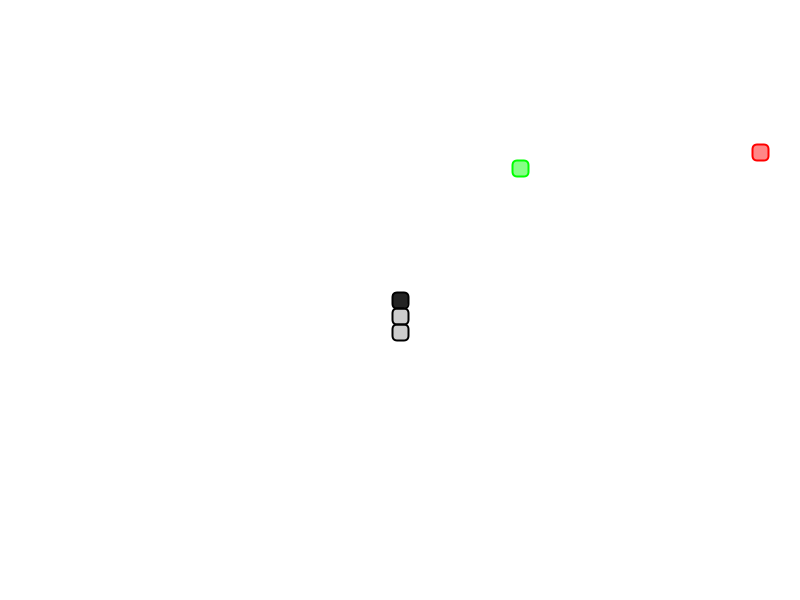
Frame 1 (no input)
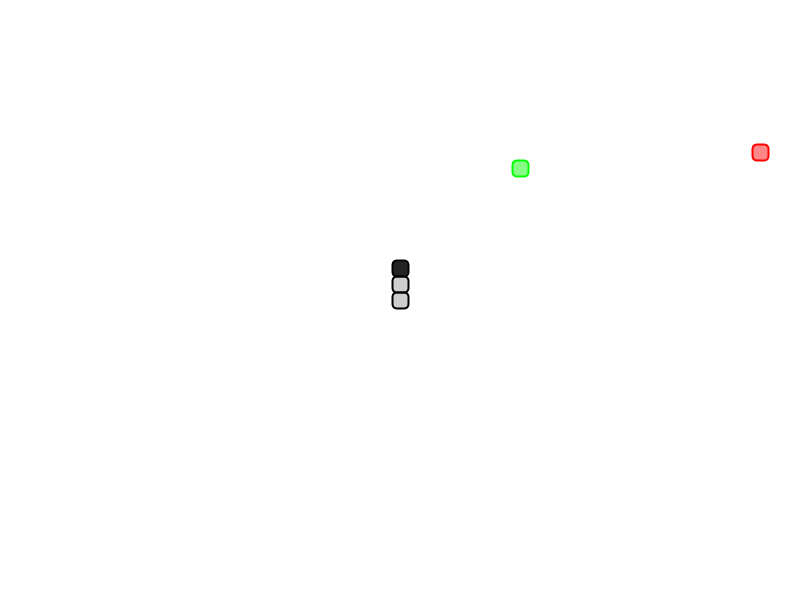
Frame 60 (the mouse pressed at the canvas centre just before this capture)
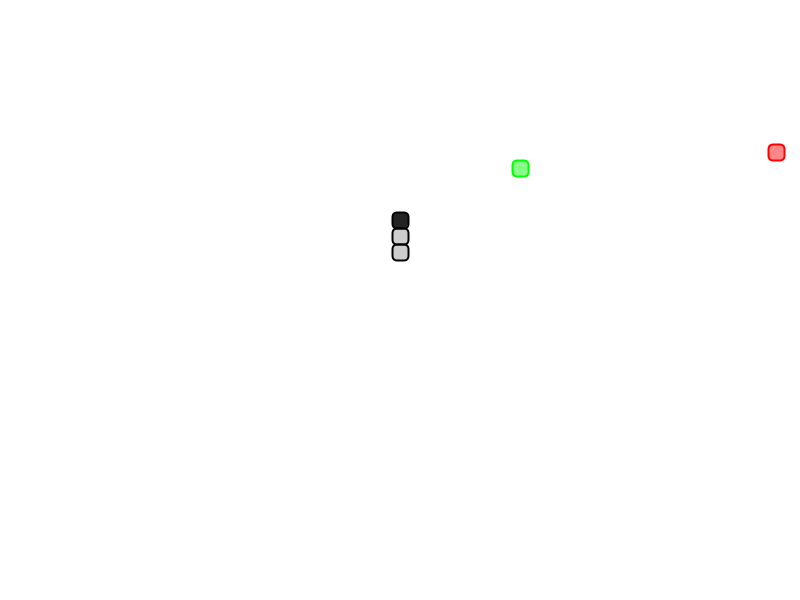
Frame 120 (the mouse held since frame 60 and released just before this capture)

The Processing sketch that drew these frames (run headless with seeded random() and noise(); from frame 60 on, the mouse is pressed at the canvas centre):

// Processing sketch: processing_174124
// ── processing_174124.pde

int timeInterval = 20;
int sizeHor = 50;
int sizeVert = 40;
int timer;
int[] wormX, wormY;
int wormSize = 16;
int xVel, yVel;
int wormLength = 3;
int state;
int expandSquareX, expandSquareY;
int spiderX, spiderY;
int spiderVelX, spiderVelY;
//int wid_, hei_;



void setup(){
  timer = 0;
  wormX = new int[wormLength];
  wormY = new int[wormLength];
  timeInterval = 20;
  //wid_ = ;
  //hei_ = ;
  //size(wormSize * (sizeHor + 1), wormSize * (sizeVert + 1));
  size(800, 600);
  state = 3;
  //score = 0;
  
  for(int i = 0; i < wormLength; i++){
    wormX[i] = width/2;
    wormY[i] = height/2 + i * wormSize;
  }
  createExpandSquare();
  createSpider();
  
  xVel = 0;
  yVel = -1;
  
}

void draw(){
  background(255);
  fill(0);
  wormDisplay();
  expandSquareDisplay();
  spiderDisplay();
  onTimer();
}

void wormDisplay(){
  rectMode(CENTER);
  stroke(0);
  strokeWeight(2);
  fill(0, 220);
  rect(wormX[0], wormY[0], wormSize, wormSize, wormSize/3);
  fill(0, 50);
  for(int i = 1; i < wormX.length; i++){
    rect(wormX[i], wormY[i], wormSize, wormSize, wormSize/3);
  }
}

void expandSquareDisplay(){
  stroke(0, 255, 0);
  strokeWeight(2);
  fill(0, 255, 0, 120);
  rect(expandSquareX, expandSquareY, wormSize, wormSize, wormSize/3);
}

void spiderDisplay(){
  stroke(255, 0, 0);
  strokeWeight(2);
  fill(255, 0, 0, 120);
  rect(spiderX, spiderY, wormSize, wormSize, wormSize/3);
}

void onTimer(){
    timer++;
    timer %= 4 * timeInterval;
    if(checkCollision()){
      state = 0;
    }
    if((timer % timeInterval == 0) && state != 0){
      if(expandHit()){
      //println(wormY[0] + " " + expandSquareY);
      createExpandSquare();
      expandSnake();
      if(wormX.length % 5 == 0){
        speedUp(0.9);
      }
      }
      if(spiderHeadCollision()){
        spiderEat();
        speedUp(0.7);
        createSpider();
      }
      for(int i = wormX.length - 1; i > 0; i--){
        wormX[i] = wormX[i-1];
        wormY[i] = wormY[i-1];
      }
      wormX[0] += wormSize * xVel;
      wormX[0] = mod(wormX[0], width);
      wormY[0] += wormSize * yVel;
      wormY[0] = mod(wormY[0], height);
    }
    if(timer == 0){
      spiderX += wormSize * spiderVelX;
      spiderX = mod(spiderX, width);
      spiderY = mod(spiderY, height);
      spiderY += wormSize * spiderVelY;
      spiderVelX = int(random(-2, 2));
      spiderVelY = int(random(-2, 2));
    }
}

void keyPressed(){
  if(key == 'w'){
    yVel = -1;
    xVel = 0;
  }
  if(key == 's'){
    yVel = 1;
    xVel = 0;
  }
  if(key == 'a'){
    xVel = -1;
    yVel = 0;
  }
  if(key == 'd'){
    xVel = 1;
    yVel = 0;
  }
}

int mod(int a, int b){
  return a > 0 ? a % b : a % b + b;
}

boolean checkCollision(){
  boolean answer = false;
  for(int i = 1; i < wormX.length; i++){
    if(wormX[0] == wormX[i] && wormY[0] == wormY[i] 
            || spiderX == wormX[i] && spiderY == wormY[i]){
 // if(spiderX == wormX[i] && spiderY == wormY[i]){
      answer = true;
    }
  }
  return answer;
}

boolean spiderHeadCollision(){
  return (spiderX == wormX[0] && spiderY == wormY[0] || spiderX == wormX[1] && spiderY == wormY[1] );
}

void spiderEat(){
  for(int i = 0; i < 5; i++){
    expandSnake();
    
  }
}

boolean expandHit(){
  return (expandSquareX == wormX[wormX.length - 1] && expandSquareY == wormY[wormY.length - 1]);
}

void speedUp(float factor){
  timeInterval = int(factor * timeInterval);
}


void expandSnake(){
  //createExpandSquare();
  wormX = append(wormX, 2 * wormX[wormX.length - 1] -  wormX[wormX.length - 2]);
  wormY = append(wormY, 2 * wormY[wormY.length - 1] -  wormY[wormY.length - 2]);
}
void createExpandSquare(){
  expandSquareX = int(wormSize * (int(random(0, sizeHor)) + 0.5));
  expandSquareY = int(wormSize * (int(random(0, sizeVert)) + 0.5));
}

void createSpider(){
  spiderX = int(wormSize * (int(random(0, sizeHor)) + 0.5));
  spiderY = int(wormSize * (int(random(0, sizeVert)) + 0.5));
  boolean  safeStart = true;
  for(int i = 0; i < wormX.length; i++){
    if(abs(spiderX - wormX[i]) < 2 * (wormX.length - i) 
                  && abs(spiderY - wormY[i]) < 2 * (wormX.length - i)){
      safeStart = false;
      break;
    }
  }
  while(!safeStart){
    spiderX = int(wormSize * (int(random(0, sizeHor)) + 0.5));
    spiderY = int(wormSize * (int(random(0, sizeVert)) + 0.5));
    safeStart = true;
    for(int i = 0; i < wormX.length; i++){
      if(abs(spiderX - wormX[i]) < 2 * (wormX.length - i) * wormSize 
                && abs(spiderY - wormY[i]) < 2 * (wormX.length - i)*wormSize){
        safeStart = false;
        break;
      }
    }
  }
  spiderVelX = int(random(-1, 2));
  spiderVelY = int(random(-1, 2));
}


void mouseClicked(){
  setup();
}
